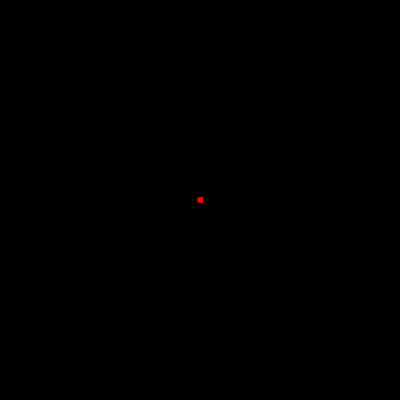
Frame 1 (no input)
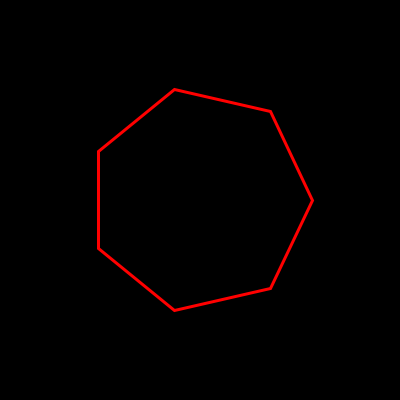
Frame 60 (the mouse pressed at the canvas centre just before this capture)
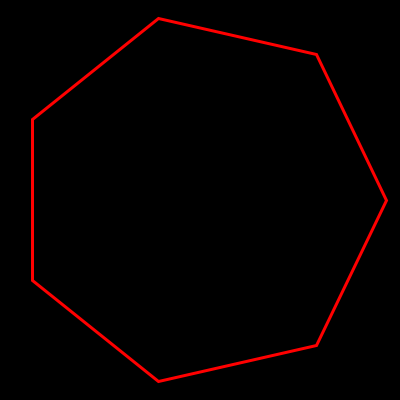
Frame 120 (the mouse held since frame 60 and released just before this capture)

The Processing sketch that drew these frames (run headless with seeded random() and noise(); from frame 60 on, the mouse is pressed at the canvas centre):

// Processing sketch: InheritanceLab2
// ── InheritanceLab2.pde
class Hexagon {
  private int xPosition;
  private int yPosition;
  private float radius;
  private int vertices;
  private float angle;
  private color clr;
  private float strokeW;
  
  public float getRadius() {
    return radius;
  }
  
  public color getClr() {
    return clr;
  }
  
  public float getStrokeW() {
    return strokeW;
  }
  
  public int getVertices() {
    return vertices;
  }
  
  public void setVertices(int newVertices) {
    vertices = newVertices;
  }
  
  public float getAngle() {
    return angle;
  }
  
  public void setAngle(float newAngle) {
    angle = newAngle;
  }
  
  public int getXPosition() {
    return xPosition;
  }
  
  public int getYPosition() {
    return yPosition;
  }
  
  public Hexagon() {
    xPosition = 0;
    yPosition = 0;
    radius = 50;
    vertices = 6;
    angle = TWO_PI / vertices;
    clr = color(255, 255, 255);
    strokeW = 1;
  }
  
  public Hexagon(int x, int y, float r, color c, float sw) {
    xPosition = x;
    yPosition = y;
    radius = r;
    vertices = 6;
    angle = TWO_PI / vertices;
    clr = c;
    strokeW = sw;
  }
  
  public void show() {
    beginShape();
    noFill();
    stroke(clr);
    strokeWeight(strokeW);
    for (int i = 0; i < vertices; i++) {
      float x = cos(angle * i) * radius + xPosition;
      float y = sin(angle * i) * radius + yPosition;
      vertex(x, y);
    }
    endShape(CLOSE);
  }
}

class Polygon extends Hexagon {
  private float grow;
  
  public Polygon(int x, int y, float r, color c, float sw, int v) {
    super(x, y, r, c, sw);
    grow = 0;
    setVertices(v);
    setAngle(TWO_PI / getVertices());
  }
  
  public float calculateLength() {
    grow += 0.01;
    float length = sin(grow) * getRadius();
    return length;
  }
  
  public void show() {
    beginShape();
    noFill();
    stroke(getClr());
    strokeWeight(getStrokeW());
    float length = calculateLength();
    for (int i = 0; i < getVertices(); i++) {
      float x = cos(getAngle() * i) * length + getXPosition();
      float y = sin(getAngle() * i) * length + getYPosition();
      vertex(x, y);
    }
    endShape(CLOSE);
  }
}

Polygon p;

void setup() {
  size(400, 400);
  p = new Polygon(200, 200, 200, color(255, 0, 0), 3, 7);
}

void draw() {
  background(0);
  p.show();
}
